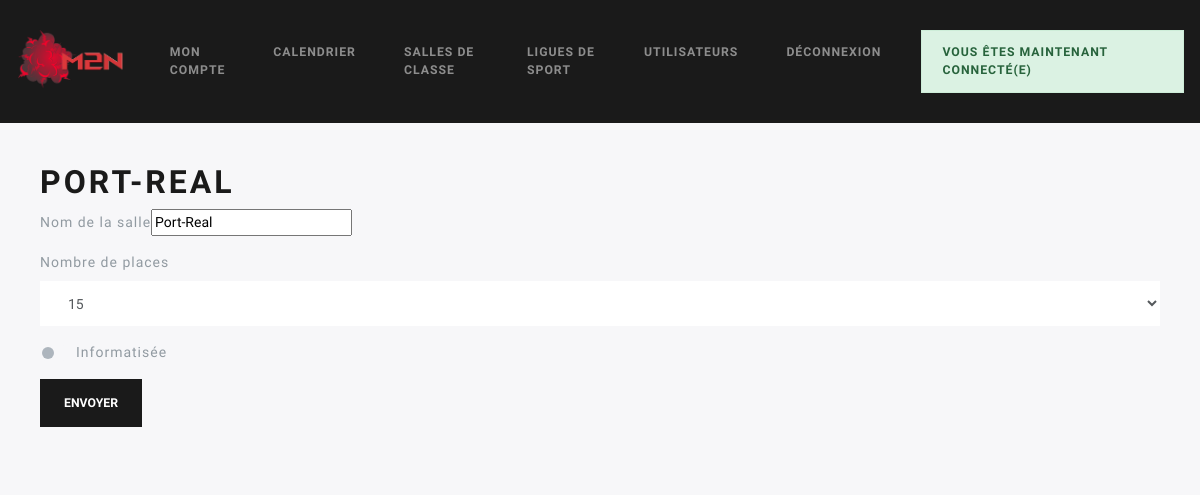
Before: /index.php?action=editSalle&idSalle=2 (signed in) with the older database file.
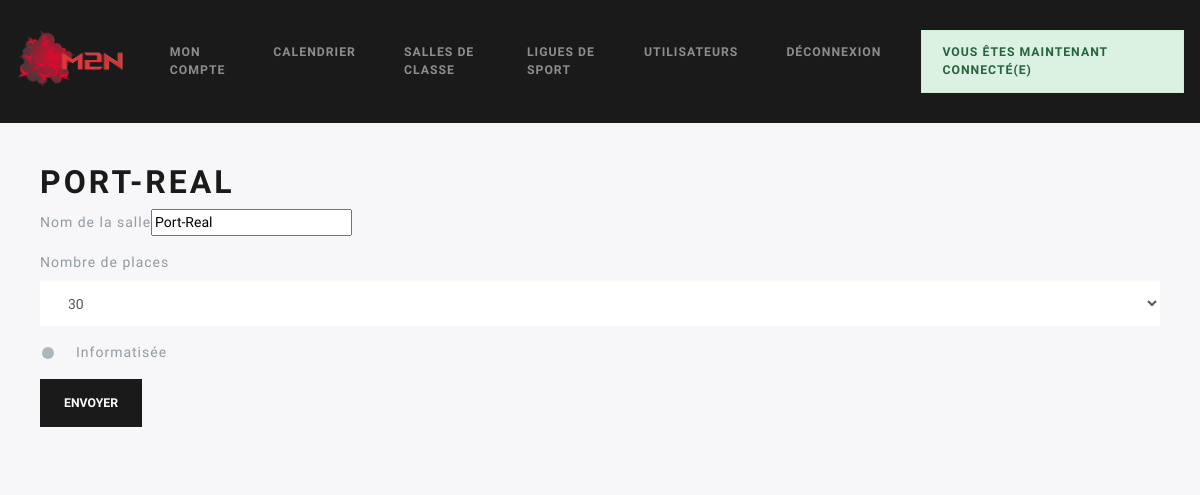
After: the same page with the newer database file.
### tables this page shows
CREATE TABLE `salles` (
  `id_salle` int(11) NOT NULL,
  `nom_salle` varchar(50) NOT NULL,
  `nb_places` int(11) NOT NULL,
  `informatisee` tinyint(1) NOT NULL,
  `bloquee` tinyint(1) NOT NULL
);

### modeles/fonctions.php (called while the page is built, shortened)
<?php
function render(string $vue, $parameters =[]){
    extract($parameters);
    require "vues/$vue.php";
}
function pages(string $pageName,array $parameters =[]){
    extract($parameters);
    render($pageName,$parameters);
}

### controleurs/editSalle.php (called while the page is built, shortened)
<?php
$pdo = get_pdo();
$req = $pdo->query("SELECT * FROM salles where id_salle=".$_GET['idSalle']);
$salle = $req->fetch();
pages('editSalle',['title' => 'M2L - Modification de salle' ,'salle' => $salle, 'admin' => $admin]);

### vues/editSalle.php (the view, shortened to what this page needs)
<div class="jumbotron">
<h1><?= $salle['nom_salle'];?></h1>
<form action =""  method="post">
<div div class="form-group" >Nom de la salle<input type="text" name='nom_salle' value='<?= $salle['nom_salle'];?>' /> <br/> </div>
    <div class="form-group">
        <label for="exampleSelect1" name="" >Nombre de places</label>
        <select name="nb_places" class="form-control">
            <?php if($salle['nb_places']=='15'){
                echo'<option value="15" selected="selected">15</option>';
            }
             else{
                echo'<option value="15">15</option>';
             }
                if($salle['nb_places']=='30'){
                echo'<option value="30" selected="selected">30</option>';
            }
             else{
                echo'<option value="30">30</option>';
             }
            ?>;
        </select>
    </div>
    <div class="form-group">
        <div class="custom-control custom-switch">
            <label for="customSwitch1" class="custom-control-label" >Informatisée</label>
        </div>
    </div>
<input type="submit" class="btn btn-primary" value='Envoyer'/>
</form>
</div>
    </body>
</html>

Changed rows visible on the page:
changed salles "PORT-REAL": nb_places "15" → "30"
